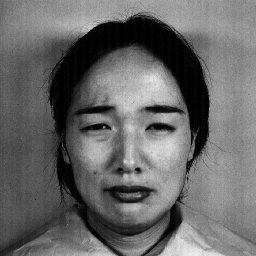
#> input picture Dataset/emotion detection dateset/train/104.sad.tiff, 256 x 256 px; its folder holds 4 pictures in this run
$ python Emotion_Detection.py   (older library calls are emulated)
#> lines starting #> are read from the running program, lines starting #| are printed output that depends on the picture; pictures that were not available may be replaced by others from this repository, and a replacement may not be noted
import scipy.misc
import os
import matplotlib.pyplot as plt
import numpy as np
import sklearn.neighbors as sn
import scipy.linalg as sl
def main():
    train_data , train_label = loadImages('train')
#> in loadImages, face is the input picture: shape (256, 256); min 0, max 243, mean 104
#> in loadImages, `face = face.reshape(256 * 256, ).tolist()`: face = 65536 items
    test_data , test_label = loadImages('test')
#> call 2 of loadImages, with dirName = 'test'
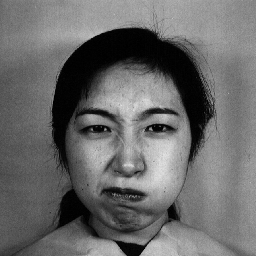
#> input picture Dataset/emotion detection dateset/train/1.angry.tiff, 256 x 256 px, given as the content of the folder test, which was not available
#> in loadImages, face is the input picture: shape (256, 256); min 0, max 225, mean 106.1
#> test_label = ['angry']

    print("number of train data images is" , train_data.shape[0] , "and number of features for each image is", train_data.shape[1])
#| number of train data images is 4 and number of features for each image is 65536

    train_data_normalized= train_data - np.mean(train_data, axis=0)
    test_data_normalized= test_data - np.mean(train_data, axis=0)

#     eig_values, tmp_eig_vectors = np.linalg.eig(np.matmul(train_data_normalized,train_data_normalized.T))
#     eig_values, tmp_eig_vectors = np.linalg.eig(np.cov(train_data))
    tmp_eig_vectors, eig_values, tmp_eig_vectors_trs= np.linalg.svd(np.matmul(train_data_normalized,train_data_normalized.T))
    print(np.sort(eig_values))
    tmp_eig_vectors= tmp_eig_vectors[:, :-1]
    eig_values= eig_values[:-1]

    eig_vectors= np.matmul(np.transpose(train_data), tmp_eig_vectors )

    train_data_pca= np.matmul(np.transpose(eig_vectors),np.transpose(train_data_normalized))
    d_i_sqr=np.linalg.inv(sl.sqrtm(np.diag(eig_values)))
    train_data_pca_white= np.matmul(d_i_sqr,train_data_pca)
    # train_data_pca_white= train_data_pca

    test_data_pca= np.matmul(np.transpose(eig_vectors),np.transpose(test_data_normalized))
    test_data_pca_white= np.matmul(d_i_sqr,test_data_pca)
    # test_data_pca_white= test_data_pca


    print(np.sort(eig_values))
    knn= sn.KNeighborsClassifier(n_neighbors=1)
    knn.fit(np.transpose(train_data_pca_white), train_label)
    predicts= knn.predict(np.transpose(test_data_pca_white))
    print(np.mean(predicts==test_label))

    knn.fit(train_data, train_label)
    predicts= knn.predict(test_data)
    print(np.mean(predicts==test_label))
#| 1.0


    plt.plot(eig_values)
    plt.show()
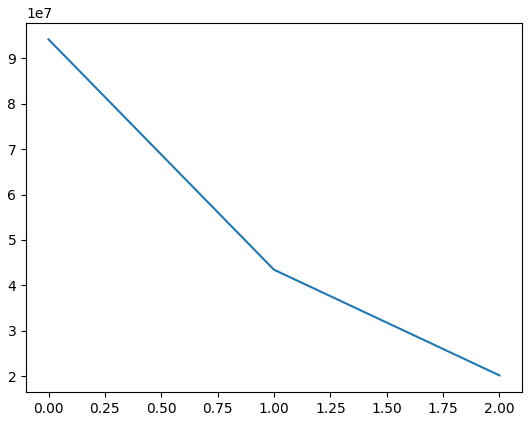
#> figure drawn by matplotlib, 1 panel
    plt.loglog(eig_values)
    plt.show()
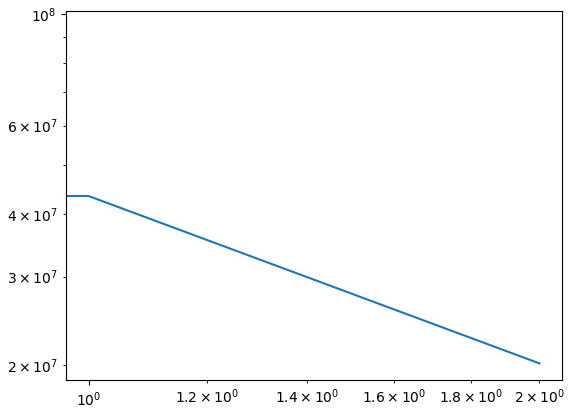
#> figure drawn by matplotlib, 1 panel
    plt.imshow(eig_vectors[:,0].reshape(256,256) , cmap='gray')
    plt.show()
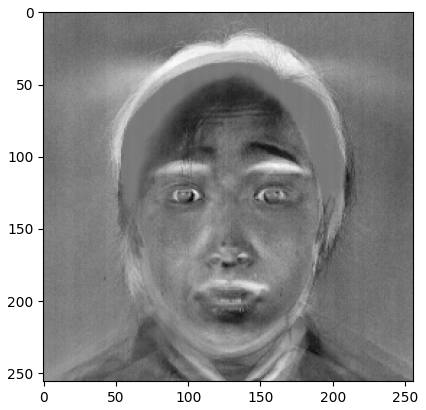
#> figure drawn by matplotlib, 1 panel
    plt.imshow(eig_vectors[:,1].reshape(256,256) , cmap='gray')
    plt.show()
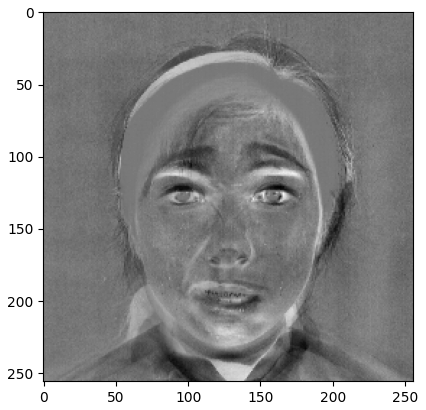
#> figure drawn by matplotlib, 1 panel
    plt.imshow(eig_vectors[:,2].reshape(256,256) , cmap='gray')
    plt.show()
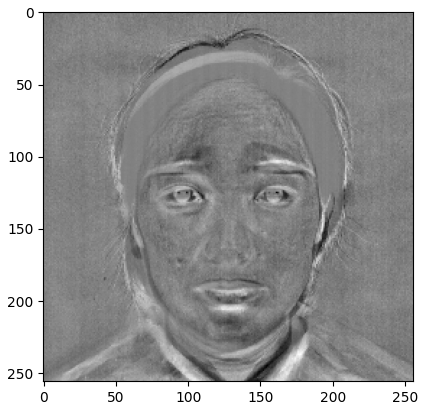
#> figure drawn by matplotlib, 1 panel
#> (the run stopped early here; a loop or call above may not have finished)
